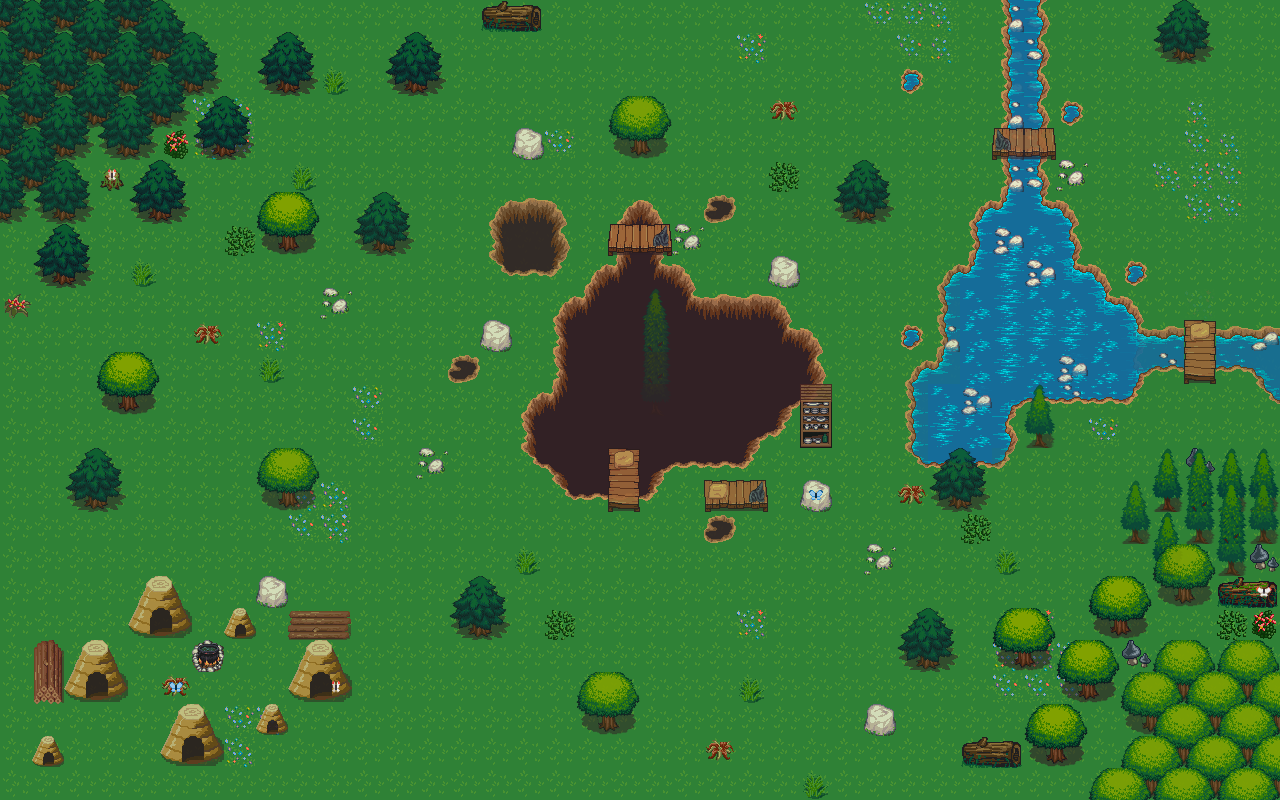

Rendered tile map (Tiled .tmx) drawn with the repository's tilesets; below, a short description and the map source with its tile grids summarised:
An orthogonal 40x25 tile map with 32x32 px tiles, 9 tile layers (base, bushes, trees, bridge, forest, rocks, life, ...).

<map version="1.2" tiledversion="1.3.3" orientation="orthogonal" renderorder="right-down" width="40" height="25" tilewidth="32" tileheight="32" infinite="0" nextlayerid="13" nextobjectid="1">
 <tileset firstgid="1" source="forest.tsx" />
 <layer id="1" name="base" width="40" height="25">
  <data>[1000 cells, 1000 non-empty, 23 distinct tile ids]</data>
 </layer>
 <layer id="2" name="bushes, trees" width="40" height="25">
  <data>[1000 cells, 120 non-empty, 38 distinct tile ids]</data>
 </layer>
 <layer id="3" name="bridge, forest, rocks" width="40" height="25" opacity="0.9">
  <data>[1000 cells, 242 non-empty, 83 distinct tile ids]</data>
 </layer>
 <layer id="4" name="life" width="40" height="25">
  <data>[1000 cells, 15 non-empty, 12 distinct tile ids]</data>
 </layer>
 <layer id="5" name="top" width="40" height="25">
  <data>[1000 cells, 4 non-empty, 3 distinct tile ids]</data>
 </layer>
 <layer id="12" name="shadow0" width="40" height="25" opacity="0.16">
  <data>[1000 cells, 1 non-empty, 1 distinct tile ids]</data>
 </layer>
 <layer id="6" name="shadow" width="40" height="25" opacity="0.3">
  <data>[1000 cells, 4 non-empty, 2 distinct tile ids]</data>
 </layer>
 <layer id="9" name="shadow2" width="40" height="25" opacity="0.49">
  <data>[1000 cells, 1 non-empty, 1 distinct tile ids]</data>
 </layer>
 <layer id="10" name="shadow3" width="40" height="25" opacity="0.54">
  <data>[1000 cells, 1 non-empty, 1 distinct tile ids]</data>
 </layer>
</map>
